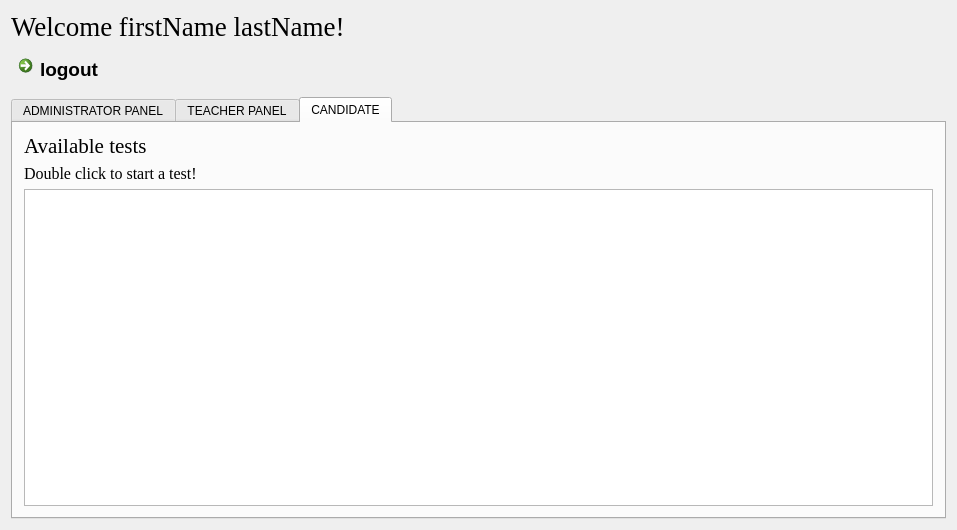
<?xml version="1.0" encoding="UTF-8"?>
<ui version="4.0">
 <class>UserPanel</class>
 <widget class="QMainWindow" name="UserPanel">
  <property name="geometry">
   <rect>
    <x>0</x>
    <y>0</y>
    <width>957</width>
    <height>530</height>
   </rect>
  </property>
  <property name="windowTitle">
   <string>QuestionnaireApp - userType</string>
  </property>
  <widget class="QWidget" name="centralWidget">
   <layout class="QVBoxLayout" name="verticalLayout_4">
    <item>
     <layout class="QVBoxLayout" name="verticalLayout_3" stretch="3,97">
      <item>
       <layout class="QHBoxLayout" name="horizontalLayout" stretch="0,0">
        <property name="spacing">
         <number>6</number>
        </property>
        <item>
         <layout class="QVBoxLayout" name="verticalLayout" stretch="0,0">
          <item>
           <widget class="QLabel" name="welcomeLabel">
            <property name="font">
             <font>
              <family>Times New Roman</family>
              <pointsize>20</pointsize>
             </font>
            </property>
            <property name="text">
             <string>Welcome firstName lastName!</string>
            </property>
           </widget>
          </item>
          <item>
           <widget class="QCommandLinkButton" name="logoutButton">
            <property name="font">
             <font>
              <family>Segoe UI</family>
              <pointsize>14</pointsize>
             </font>
            </property>
            <property name="text">
             <string>logout</string>
            </property>
           </widget>
          </item>
         </layout>
        </item>
        <item>
         <spacer name="horizontalSpacer">
          <property name="orientation">
           <enum>Qt::Horizontal</enum>
          </property>
          <property name="sizeHint" stdset="0">
           <size>
            <width>40</width>
            <height>20</height>
           </size>
          </property>
         </spacer>
        </item>
       </layout>
      </item>
      <item>
       <widget class="QTabWidget" name="userTabWidget">
        <property name="currentIndex">
         <number>2</number>
        </property>
        <widget class="QWidget" name="administratorTab">
         <attribute name="title">
          <string>ADMINISTRATOR PANEL</string>
         </attribute>
         <layout class="QVBoxLayout" name="verticalLayout_7">
          <item>
           <layout class="QVBoxLayout" name="verticalLayout_6">
            <item>
             <widget class="QCommandLinkButton" name="manageUsersButton">
              <property name="text">
               <string>Add / delete user accounts</string>
              </property>
             </widget>
            </item>
            <item>
             <spacer name="verticalSpacer_2">
              <property name="orientation">
               <enum>Qt::Vertical</enum>
              </property>
              <property name="sizeHint" stdset="0">
               <size>
                <width>20</width>
                <height>40</height>
               </size>
              </property>
             </spacer>
            </item>
           </layout>
          </item>
         </layout>
        </widget>
        <widget class="QWidget" name="teacherTab">
         <attribute name="title">
          <string>TEACHER PANEL</string>
         </attribute>
         <layout class="QVBoxLayout" name="verticalLayout_5">
          <item>
           <layout class="QVBoxLayout" name="verticalLayout_2">
            <item>
             <widget class="QCommandLinkButton" name="questionBankButton">
              <property name="text">
               <string>Question bank</string>
              </property>
             </widget>
            </item>
            <item>
             <widget class="QCommandLinkButton" name="createTestButton">
              <property name="text">
               <string>Create test</string>
              </property>
             </widget>
            </item>
            <item>
             <widget class="QCommandLinkButton" name="seeTestResultsButton">
              <property name="text">
               <string>See candidates test results</string>
              </property>
             </widget>
            </item>
            <item>
             <widget class="QCommandLinkButton" name="manageCandidatesButton">
              <property name="text">
               <string>Manage candidates accounts</string>
              </property>
             </widget>
            </item>
            <item>
             <spacer name="verticalSpacer">
              <property name="orientation">
               <enum>Qt::Vertical</enum>
              </property>
              <property name="sizeHint" stdset="0">
               <size>
                <width>20</width>
                <height>40</height>
               </size>
              </property>
             </spacer>
            </item>
           </layout>
          </item>
         </layout>
        </widget>
        <widget class="QWidget" name="candidateTab">
         <attribute name="title">
          <string>CANDIDATE</string>
         </attribute>
         <layout class="QVBoxLayout" name="verticalLayout_9">
          <item>
           <layout class="QVBoxLayout" name="verticalLayout_8">
            <item>
             <widget class="QLabel" name="availableTestTitleLabel">
              <property name="font">
               <font>
                <family>Times New Roman</family>
                <pointsize>16</pointsize>
               </font>
              </property>
              <property name="text">
               <string>Available tests</string>
              </property>
             </widget>
            </item>
            <item>
             <widget class="QLabel" name="infoCandidateLabel">
              <property name="font">
               <font>
                <family>Times New Roman</family>
                <pointsize>12</pointsize>
               </font>
              </property>
              <property name="text">
               <string>Double click to start a test!</string>
              </property>
             </widget>
            </item>
            <item>
             <widget class="QTableWidget" name="testTableWidget">
              <property name="styleSheet">
               <string notr="true">QTableWidget
{
	font: 15px &quot;Times New Roman&quot;;
}

QHeaderView::section 
{
    background-color: silver;
    border: none;
	font-family: Times new Roman;
	font-size: 16px;
}

QTableWidget::item:selected
{ 
background-color: rgb(36, 36, 36);
color: white;
}</string>
              </property>
              <property name="editTriggers">
               <set>QAbstractItemView::NoEditTriggers</set>
              </property>
              <property name="selectionMode">
               <enum>QAbstractItemView::SingleSelection</enum>
              </property>
              <property name="selectionBehavior">
               <enum>QAbstractItemView::SelectRows</enum>
              </property>
              <property name="gridStyle">
               <enum>Qt::DashLine</enum>
              </property>
              <property name="sortingEnabled">
               <bool>true</bool>
              </property>
              <attribute name="horizontalHeaderCascadingSectionResizes">
               <bool>true</bool>
              </attribute>
             </widget>
            </item>
           </layout>
          </item>
         </layout>
        </widget>
       </widget>
      </item>
     </layout>
    </item>
   </layout>
  </widget>
 </widget>
 <layoutdefault spacing="6" margin="11"/>
 <resources/>
 <connections/>
</ui>
